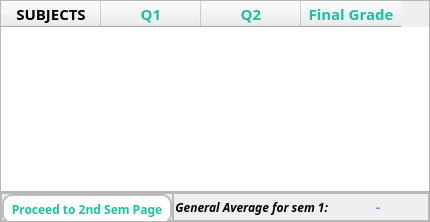
           <widget class="QWidget" name="sem1">
            <property name="styleSheet">
             <string notr="true"/>
            </property>
            <layout class="QVBoxLayout" name="verticalLayout_6">
             <property name="spacing">
              <number>0</number>
             </property>
             <property name="leftMargin">
              <number>0</number>
             </property>
             <property name="topMargin">
              <number>0</number>
             </property>
             <property name="rightMargin">
              <number>0</number>
             </property>
             <property name="bottomMargin">
              <number>0</number>
             </property>
             <item>
              <widget class="QTableWidget" name="sem1SubTable">
               <property name="styleSheet">
                <string notr="true">QHeaderView{
	border-bottom: 1px solid rgb(222, 222, 222);
}</string>
               </property>
               <property name="verticalScrollMode">
                <enum>QAbstractItemView::ScrollPerPixel</enum>
               </property>
               <property name="horizontalScrollMode">
                <enum>QAbstractItemView::ScrollPerPixel</enum>
               </property>
               <column>
                <property name="text">
                 <string>SUBJECTS</string>
                </property>
                <property name="font">
                 <font>
                  <family>Segoe UI Semibold</family>
                  <pointsize>11</pointsize>
                  <weight>75</weight>
                  <bold>true</bold>
                 </font>
                </property>
               </column>
               <column>
                <property name="text">
                 <string>Q1</string>
                </property>
                <property name="font">
                 <font>
                  <family>Segoe UI Semibold</family>
                  <pointsize>11</pointsize>
                  <weight>75</weight>
                  <bold>true</bold>
                 </font>
                </property>
                <property name="foreground">
                 <brush brushstyle="SolidPattern">
                  <color alpha="255">
                   <red>26</red>
                   <green>191</green>
                   <blue>164</blue>
                  </color>
                 </brush>
                </property>
               </column>
               <column>
                <property name="text">
                 <string>Q2</string>
                </property>
                <property name="font">
                 <font>
                  <family>Segoe UI Semibold</family>
                  <pointsize>11</pointsize>
                  <weight>75</weight>
                  <bold>true</bold>
                 </font>
                </property>
                <property name="foreground">
                 <brush brushstyle="SolidPattern">
                  <color alpha="255">
                   <red>26</red>
                   <green>191</green>
                   <blue>164</blue>
                  </color>
                 </brush>
                </property>
               </column>
               <column>
                <property name="text">
                 <string>Final Grade</string>
                </property>
                <property name="font">
                 <font>
                  <family>Segoe UI Semibold</family>
                  <pointsize>11</pointsize>
                  <weight>75</weight>
                  <bold>true</bold>
                 </font>
                </property>
                <property name="foreground">
                 <brush brushstyle="SolidPattern">
                  <color alpha="255">
                   <red>26</red>
                   <green>191</green>
                   <blue>164</blue>
                  </color>
                 </brush>
                </property>
               </column>
              </widget>
             </item>
             <item>
              <widget class="QFrame" name="frame_11">
               <property name="minimumSize">
                <size>
                 <width>0</width>
                 <height>30</height>
                </size>
               </property>
               <property name="maximumSize">
                <size>
                 <width>16777215</width>
                 <height>30</height>
                </size>
               </property>
               <property name="layoutDirection">
                <enum>Qt::RightToLeft</enum>
               </property>
               <property name="frameShape">
                <enum>QFrame::StyledPanel</enum>
               </property>
               <property name="frameShadow">
                <enum>QFrame::Raised</enum>
               </property>
               <layout class="QHBoxLayout" name="horizontalLayout_6">
                <property name="spacing">
                 <number>0</number>
                </property>
                <property name="leftMargin">
                 <number>0</number>
                </property>
                <property name="topMargin">
                 <number>0</number>
                </property>
                <property name="rightMargin">
                 <number>0</number>
                </property>
                <property name="bottomMargin">
                 <number>0</number>
                </property>
                <item>
                 <widget class="QFrame" name="frame_16">
                  <property name="frameShape">
                   <enum>QFrame::StyledPanel</enum>
                  </property>
                  <property name="frameShadow">
                   <enum>QFrame::Raised</enum>
                  </property>
                  <layout class="QHBoxLayout" name="horizontalLayout_11">
                   <property name="spacing">
                    <number>0</number>
                   </property>
                   <property name="leftMargin">
                    <number>0</number>
                   </property>
                   <property name="topMargin">
                    <number>0</number>
                   </property>
                   <property name="rightMargin">
                    <number>0</number>
                   </property>
                   <property name="bottomMargin">
                    <number>0</number>
                   </property>
                   <item>
                    <widget class="QLabel" name="genAve1">
                     <property name="minimumSize">
                      <size>
                       <width>100</width>
                       <height>0</height>
                      </size>
                     </property>
                     <property name="maximumSize">
                      <size>
                       <width>100</width>
                       <height>16777215</height>
                      </size>
                     </property>
                     <property name="font">
                      <font>
                       <family>Segoe UI Semibold</family>
                       <pointsize>10</pointsize>
                       <weight>75</weight>
                       <bold>true</bold>
                      </font>
                     </property>
                     <property name="styleSheet">
                      <string notr="true">QLabel{
color: rgb(67, 156, 250);
}</string>
                     </property>
                     <property name="text">
                      <string>-</string>
                     </property>
                     <property name="alignment">
                      <set>Qt::AlignCenter</set>
                     </property>
                    </widget>
                   </item>
                   <item>
                    <widget class="QLabel" name="genSem1Label">
                     <property name="font">
                      <font>
                       <family>Segoe UI Semibold</family>
                       <pointsize>9</pointsize>
                       <weight>75</weight>
                       <italic>true</italic>
                       <bold>true</bold>
                      </font>
                     </property>
                     <property name="text">
                      <string>General Average for sem 1:</string>
                     </property>
                     <property name="alignment">
                      <set>Qt::AlignRight|Qt::AlignTrailing|Qt::AlignVCenter</set>
                     </property>
                    </widget>
                   </item>
                  </layout>
                 </widget>
                </item>
                <item>
                 <widget class="QFrame" name="frame_15">
                  <property name="frameShape">
                   <enum>QFrame::StyledPanel</enum>
                  </property>
                  <property name="frameShadow">
                   <enum>QFrame::Raised</enum>
                  </property>
                  <layout class="QHBoxLayout" name="horizontalLayout_9">
                   <property name="spacing">
                    <number>0</number>
                   </property>
                   <property name="leftMargin">
                    <number>0</number>
                   </property>
                   <property name="topMargin">
                    <number>0</number>
                   </property>
                   <property name="rightMargin">
                    <number>0</number>
                   </property>
                   <property name="bottomMargin">
                    <number>0</number>
                   </property>
                   <item>
                    <widget class="QPushButton" name="sem2Btn">
                     <property name="minimumSize">
                      <size>
                       <width>170</width>
                       <height>30</height>
                      </size>
                     </property>
                     <property name="maximumSize">
                      <size>
                       <width>170</width>
                       <height>16777215</height>
                      </size>
                     </property>
                     <property name="font">
                      <font>
                       <family>Segoe UI Semibold</family>
                       <pointsize>9</pointsize>
                       <weight>75</weight>
                       <bold>true</bold>
                      </font>
                     </property>
                     <property name="layoutDirection">
                      <enum>Qt::RightToLeft</enum>
                     </property>
                     <property name="styleSheet">
                      <string notr="true">QPushButton{
	color: rgb(26, 194, 161);
	border-radius: 10px;
	border: 2px solid rgb(191, 191, 191);
	background-color: rgb(255, 255, 255);
}
QPushButton:focus{
background-color: rgb(26, 194, 161);
	color: rgb(255, 255, 255);
 	border-radius: 10px;
}</string>
                     </property>
                     <property name="text">
                      <string>Proceed to 2nd Sem Page</string>
                     </property>
                    </widget>
                   </item>
                  </layout>
                 </widget>
                </item>
               </layout>
              </widget>
             </item>
            </layout>
           </widget>
